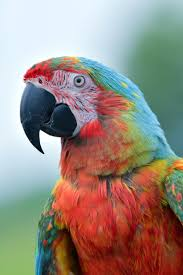
#> input picture Computer-Vision/Photos/Bird.jpg, 183 x 275 px
$ python Transformations.py
#> lines starting #> are read from the running program, lines starting #| are printed output that depends on the picture
import cv2 as cv
import numpy as np

img = cv.imread('Photos/Bird.jpg')
#> img is the input picture: shape (275, 183, 3); mean B, G, R 128.5, 137.8, 151.2
cv.imshow('Bird', img)

# Translation
def translate(img, x, y):
#> called with x = 100, y = 100
    transMat = np.float32([[1,0,x], [0,1,y]])
    dimensions = (img.shape[1], img.shape[0])
#> dimensions = (183, 275)
    return cv.warpAffine(img, transMat, dimensions)
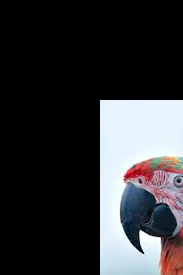
#> returned value: shape (275, 183, 3); mean of channels 0, 1, 2 54.9, 52.3, 52.1; drawn as B, G, R

translated = translate(img, 100, 100)
# cv.imshow('Translated', translated)

# -x -> Left
# -y -> Up
# x -> Right
# y -> Down

# Rotation
def rotate(img, angle, rotpoint=None):
#> called with angle = 45
    (height,width) = img.shape[:2]
#> height = 275; width = 183

    if rotpoint is None:
        rotpoint = (width//2, height//2)
#> rotpoint = (91, 137)

    rotmat = cv.getRotationMatrix2D(rotpoint,angle, 1.0)
    dimensions = (width, height)
#> dimensions = (183, 275)

    return cv.warpAffine(img, rotmat, dimensions)
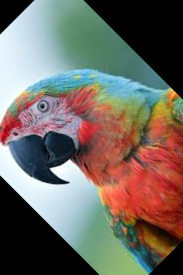
#> returned value: shape (275, 183, 3); mean of channels 0, 1, 2 97.7, 105.4, 113.2; drawn as B, G, R

rotated = rotate(img, 45)
# cv.imshow('Rotated', rotated)

# Resize
resized = cv.resize(img, (500,500), interpolation=cv.INTER_CUBIC)
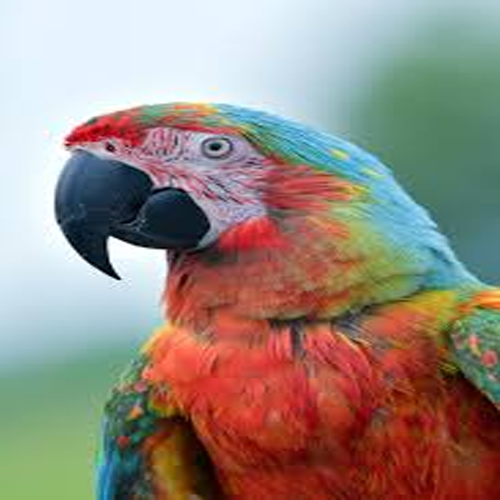
#> resized: shape (500, 500, 3); mean B, G, R 128.5, 137.8, 151.2
# cv.imshow('Resize', resized)

# Flip
flipped = cv.flip(img, 0)
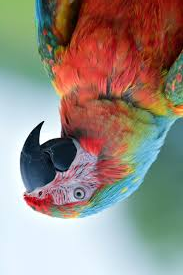
#> flipped: shape (275, 183, 3); mean B, G, R 128.5, 137.8, 151.2
cv.imshow('Flipped', flipped)

cv.waitKey(0)

$ run again, with Computer-Vision/Photos/Face.jpg copied over Computer-Vision/Photos/Bird.jpg
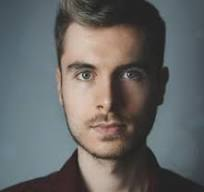
#> input picture Computer-Vision/Photos/Face.jpg, 204 x 192 px
#> img is the input picture: shape (192, 204, 3); mean B, G, R 101.3, 102.1, 101.8
#> `resized = cv.resize(img, (500,500), interpolation=cv.INTER_CUBIC)`:
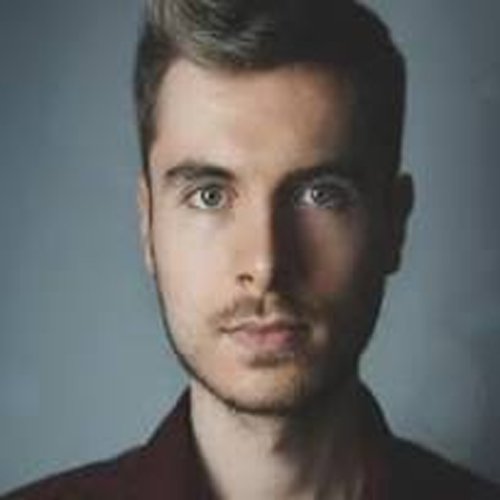
#> resized: shape (500, 500, 3); mean B, G, R 101.3, 102.1, 101.8
#> `flipped = cv.flip(img, 0)`:
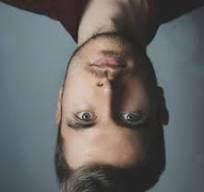
#> flipped: shape (192, 204, 3); mean B, G, R 101.3, 102.1, 101.8

$ run again, with Computer-Vision/Photos/Group.jpg copied over Computer-Vision/Photos/Bird.jpg
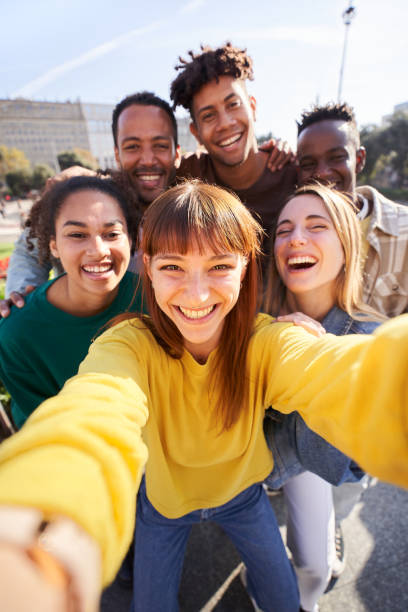
#> input picture Computer-Vision/Photos/Group.jpg, 408 x 612 px
#> img is the input picture: shape (612, 408, 3); mean B, G, R 121.7, 148.1, 169.6
#> `resized = cv.resize(img, (500,500), interpolation=cv.INTER_CUBIC)`:
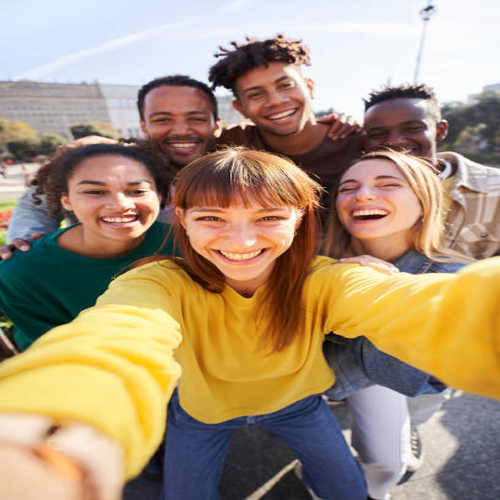
#> resized: shape (500, 500, 3); mean B, G, R 121.7, 148.1, 169.6
#> `flipped = cv.flip(img, 0)`:
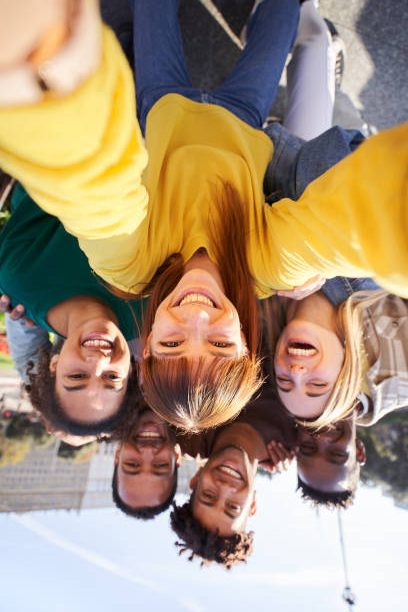
#> flipped: shape (612, 408, 3); mean B, G, R 121.7, 148.1, 169.6
